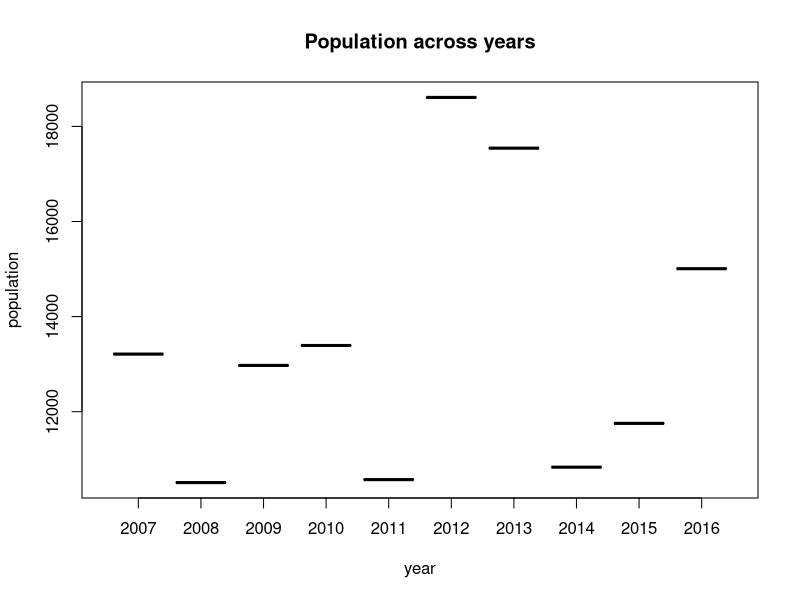
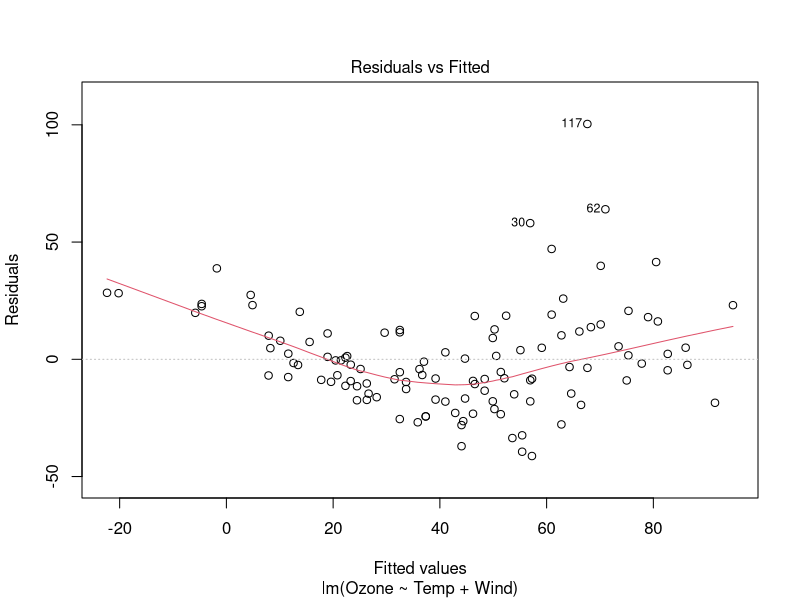
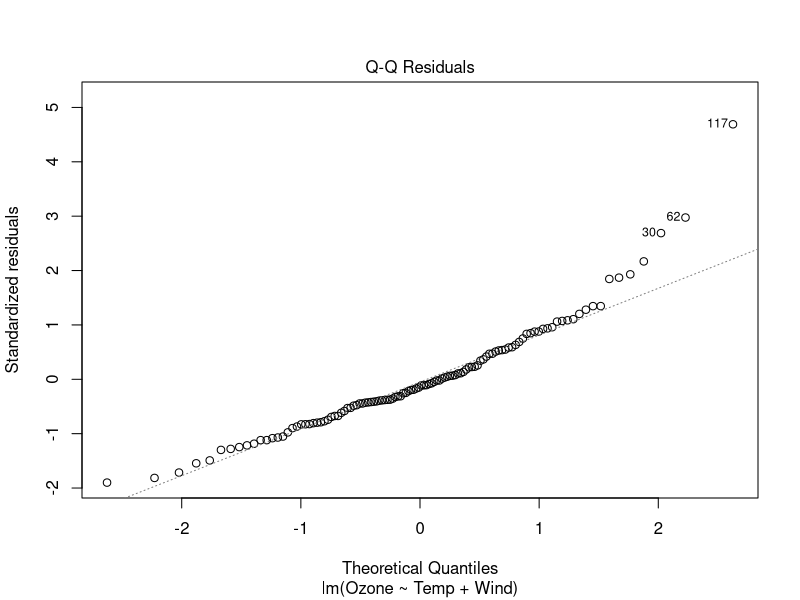
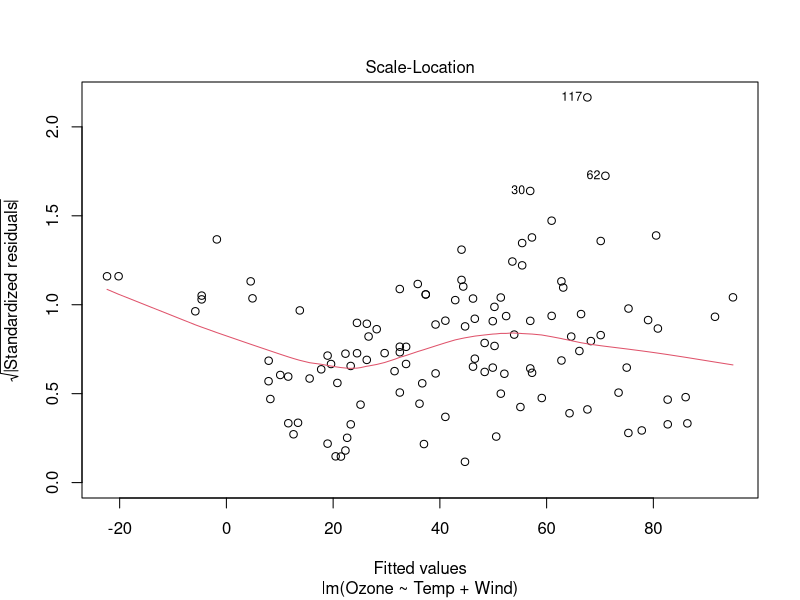
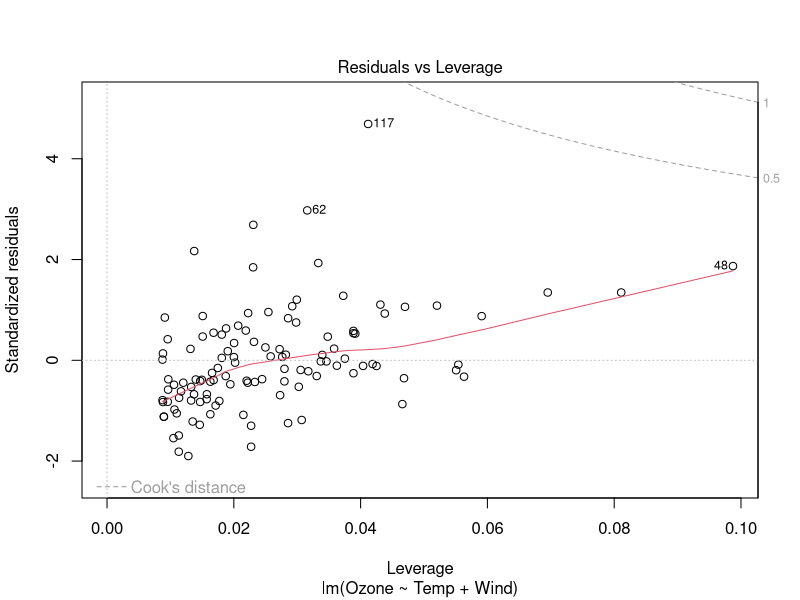

Here is the R script that generated these plots, in order:
index = data.frame(year=as.factor(2007:2016),
                   pop=sample(10000:20000,
                              size=10))
plot(index$year, index$pop,
     main="Population across years",
     xlab="year",
     ylab="population")

model = lm(Ozone~Temp+Wind, 
   data=airquality)
summary(model)

plot(model)